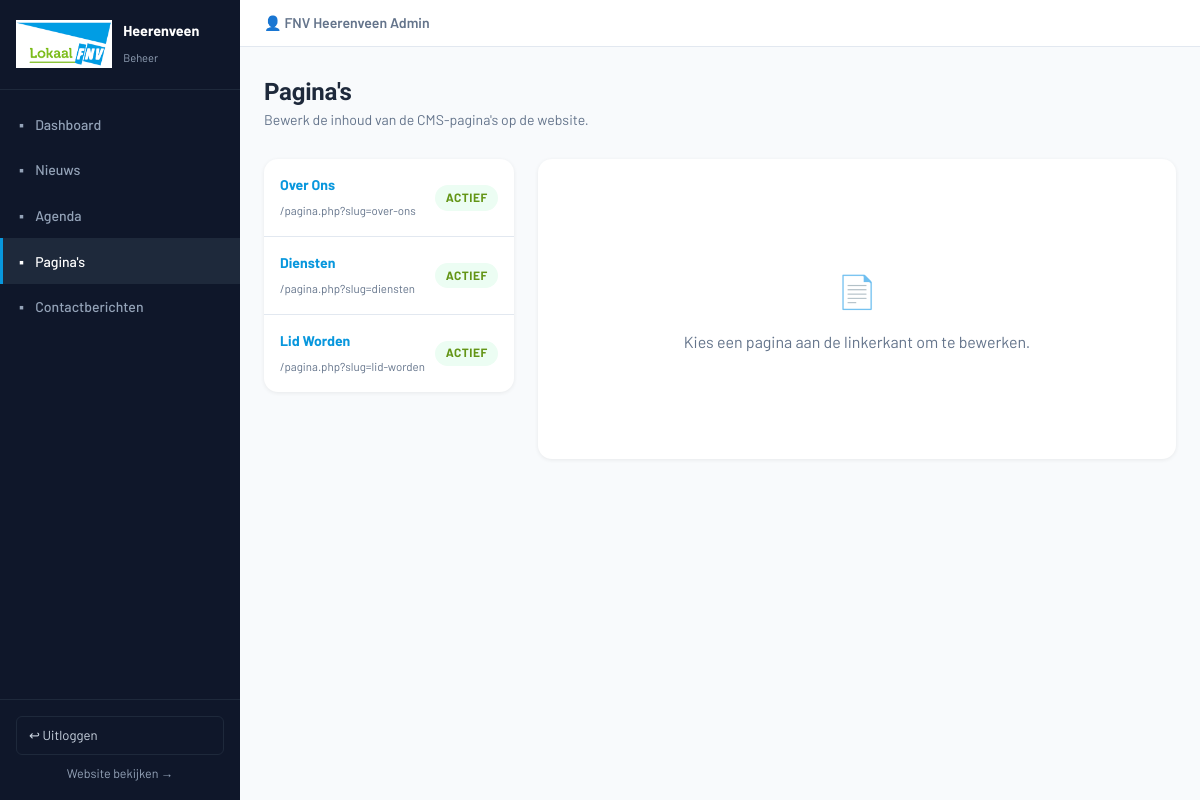
/admin/paginas.php (signed in), run on the app's committed database.
### tables this page shows
CREATE TABLE IF NOT EXISTS users (
    id INT AUTO_INCREMENT PRIMARY KEY,
    name VARCHAR(100) NOT NULL,
    email VARCHAR(150) NOT NULL UNIQUE,
    password VARCHAR(255) NOT NULL,
    role ENUM('admin','editor') DEFAULT 'admin',
    created_at TIMESTAMP DEFAULT CURRENT_TIMESTAMP
);

CREATE TABLE IF NOT EXISTS pages (
    id INT AUTO_INCREMENT PRIMARY KEY,
    title VARCHAR(255) NOT NULL,
    slug VARCHAR(255) NOT NULL UNIQUE,
    content LONGTEXT NOT NULL,
    meta_description VARCHAR(160) DEFAULT NULL,
    active TINYINT(1) DEFAULT 1,
    sort_order INT DEFAULT 0,
    updated_at TIMESTAMP DEFAULT CURRENT_TIMESTAMP ON UPDATE CURRENT_TIMESTAMP
);

### includes/config.php (called while the page is built, shortened)
<?php
function db(): PDO
{
    static $pdo = null;
    if ($pdo === null) {
        try {
            $pdo = new PDO(
                "mysql:host=" . DB_HOST . ";port=" . DB_PORT . ";dbname=" . DB_NAME . ";charset=utf8mb4",
                DB_USER,
                DB_PASS,
                [
                    PDO::ATTR_ERRMODE            => PDO::ERRMODE_EXCEPTION,
                    PDO::ATTR_DEFAULT_FETCH_MODE => PDO::FETCH_ASSOC,
                    PDO::ATTR_EMULATE_PREPARES   => false,
                ]
            );
        } catch (PDOException $e) {
            die('<style>:root{--color-primary:#0897DD;--color-primary-dark:#067BB5;--color-surface:#FFFFFF;--color-primary-soft:#EAF5FB;}</style>
            <div style="font-family:sans-serif;padding:2rem;background:var(--color-primary-soft);border:2px solid var(--color-primary);border-radius:8px;margin:2rem;">
                <h2 style="color:var(--color-primary-dark);"> Database verbindingsfout</h2>
                <p>Kan geen verbinding maken met de database. Controleer of:</p>
                <ol>
                    <li>MySQL draait (lokaal of in Docker)</li>
                    <li>MySQL/MariaDB draait</li>
                    <li>De database <strong>fnv_heerenveen</strong> bestaat (importeer database.sql)</li>
                    <li>De omgevingsvariabelen (DB_HOST, DB_NAME, DB_USER, DB_PASS) kloppen</li>
                </ol>
                <details><summary>Technische fout</summary><pre>' . htmlspecialchars($e->getMessage()) . '</pre></details>
            </div>');
        }
    }
    return $pdo;
}
function h(string $str): string
{
    return htmlspecialchars($str, ENT_QUOTES, 'UTF-8');
}

### admin/paginas.php (the view, shortened to what this page needs)
<?php
require_once __DIR__ . '/includes/admin_header.php';
$fout   = '';
$gekozen = null;
$paginas = db()->query("SELECT * FROM pages ORDER BY sort_order ASC")->fetchAll();
?>
<h1 class="admin-h1">Pagina's</h1>
<p class="admin-sub">Bewerk de inhoud van de CMS-pagina's op de website.</p>
<div class="paginas-layout">
    <div class="paginas-lijst">
        <?php foreach ($paginas as $p): ?>
        <a href="?slug=<?= urlencode($p['slug']) ?>"
           class="pagina-rij <?= ($gekozen['slug'] ?? '') === $p['slug'] ? 'actief' : '' ?>">
            <div>
                <strong><?= h($p['title']) ?></strong>
                <small>/pagina.php?slug=<?= h($p['slug']) ?></small>
            </div>
            <span class="badge <?= $p['active'] ? 'badge-groen' : 'badge-grijs' ?>">
                <?= $p['active'] ? 'Actief' : 'Verborgen' ?>
            </span>
        </a>
        <?php endforeach; ?>
    </div>
    <?php if ($gekozen): ?>
    <div class="pagina-editor">
        <h3 style="margin-bottom:1.25rem;"><?= h($gekozen['title']) ?> bewerken</h3>
        <?php if ($fout): ?><div class="alert alert-fout"><?= h($fout) ?></div><?php endif; ?>
        <form method="POST">
            <input type="hidden" name="slug" value="<?= h($gekozen['slug']) ?>">
            <div class="form-group">
                <label class="form-label">Paginatitel</label>
                <input type="text" name="title" class="form-input" value="<?= h($gekozen['title']) ?>" required>
            </div>
            <div class="form-group">
                <label class="form-label">Meta-beschrijving (SEO)
                    <small style="font-weight:400;color:var(--grijs-50);">max. 160 tekens</small>
                </label>
                <input type="text" id="meta_description" name="meta_description" class="form-input"
                    value="<?= h($gekozen['meta_description'] ?? '') ?>"
                    maxlength="160" data-max="160">
                <p class="form-small"><span data-teller="meta_description">0</span>/160</p>
            </div>
            <div class="form-group">
                <label class="form-label">Inhoud <small style="font-weight:400;color:var(--grijs-50);">(HTML)</small></label>
                <textarea name="content" class="form-textarea" rows="20"
                    style="font-family:monospace;font-size:.85rem;" required><?= h($gekozen['content']) ?></textarea>
                <p class="form-small">HTML-tags zijn toegestaan: &lt;h2&gt;, &lt;h3&gt;, &lt;p&gt;, &lt;ul&gt;, &lt;li&gt;, &lt;a&gt;, &lt;strong&gt;</p>
            </div>
            <div class="form-group">
                <label class="schakelaar">
                    <input type="checkbox" name="active" value="1" <?= $gekozen['active'] ? 'checked' : '' ?>>
                    <span class="schakelaar__slider"></span>
                    <span>Pagina actief (zichtbaar op website)</span>
                </label>
            </div>
            <div style="display:flex;gap:.75rem;flex-wrap:wrap;">
                <button type="submit" class="btn btn-primary">Wijzigingen opslaan</button>
                <a href="<?= SITE_URL ?>/pagina.php?slug=<?= h($gekozen['slug']) ?>" target="_blank" class="btn btn-secondary">Bekijk pagina →</a>
            </div>
        </form>
    </div>
    <?php else: ?>
    <div class="pagina-editor" style="display:flex;align-items:center;justify-content:center;min-height:300px;color:var(--grijs-50);">
        <div class="text-center">
            <p style="font-size:2rem;margin-bottom:.75rem;">📄</p>
            <p>Kies een pagina aan de linkerkant om te bewerken.</p>
        </div>
    </div>
    <?php endif; ?>
</div>
<?php require_once __DIR__ . '/includes/admin_footer.php'; ?>

### admin/includes/admin_header.php (shortened to what this page needs)
<?php
require_once dirname(__DIR__, 2) . '/includes/config.php';
$adminPage = basename($_SERVER['PHP_SELF'], '.php');
$adminUser = db()->prepare("SELECT name, email FROM users WHERE id = ?");
$adminUser->execute([$_SESSION['admin_id']]);
$adminUser = $adminUser->fetch();
?>
<!DOCTYPE html>
<html lang="nl">
<head>
    <link rel="stylesheet" href="<?= SITE_URL ?>/assets/css/style.css">
</head>
<body>
    <div class="admin-layout">
        <aside class="admin-sidebar" id="adminSidebar">
            <div class="admin-sidebar__logo">
                <img src="<?= SITE_URL ?>/assets/img/lokaal-fnv-logo-fixed.png" alt="Lokaal FNV" class="admin-sidebar__logo-image" loading="eager" decoding="async">
                <div>
                    <strong>Heerenveen</strong>
                    <small>Beheer</small>
                </div>
            </div>
            <nav class="admin-nav">
                <a href="<?= SITE_URL ?>/admin/dashboard.php" class="<?= $adminPage === 'dashboard' ? 'actief' : '' ?>">
                    <span>▪</span> Dashboard
                </a>
                <a href="<?= SITE_URL ?>/admin/nieuws.php" class="<?= in_array($adminPage, ['nieuws', 'nieuws-form']) ? 'actief' : '' ?>">
                    <span>▪</span> Nieuws
                </a>
                <a href="<?= SITE_URL ?>/admin/agenda.php" class="<?= $adminPage === 'agenda' ? 'actief' : '' ?>">
                    <span>▪</span> Agenda
                </a>
                <a href="<?= SITE_URL ?>/admin/paginas.php" class="<?= $adminPage === 'paginas' ? 'actief' : '' ?>">
                    <span>▪</span> Pagina's
                </a>
                <a href="<?= SITE_URL ?>/admin/berichten.php" class="<?= $adminPage === 'berichten' ? 'actief' : '' ?>">
                    <span>▪</span> Contactberichten
                </a>
            </nav>
            <div class="admin-sidebar__footer">
                <a href="<?= SITE_URL ?>/admin/uitloggen.php" class="admin-logout">↩ Uitloggen</a>
                <a href="<?= SITE_URL ?>/index.php" target="_blank" class="admin-site-link">Website bekijken →</a>
            </div>
        </aside>
        <div class="admin-hoofd">
            <header class="admin-topbar">
                <span class="admin-topbar__naam">👤 <?= h($adminUser['name'] ?? '') ?></span>
            </header>
            <div class="admin-inhoud">

### data on the page
users: name "FNV Heerenveen Admin"
pages: title "Over Ons", slug "over-ons", active "ACTIEF"
pages: title "Diensten", slug "diensten", active "ACTIEF"
pages: title "Lid Worden", slug "lid-worden", active "ACTIEF"
